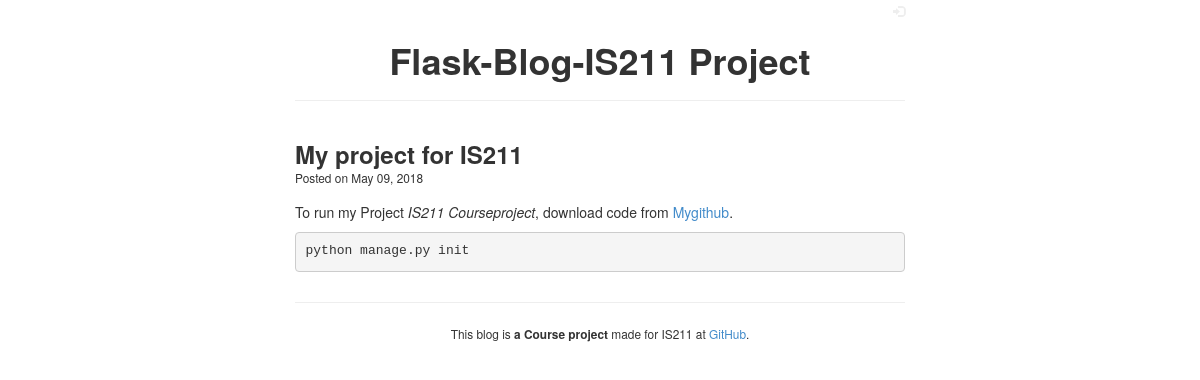
The page /2018/5/9/my-project-for-is211 on the database its author committed.
### app/models.py (models this page shows, shortened)
class Post(db.Model):
    PER_PAGE = 5
    id = db.Column(db.Integer, primary_key=True)
    created = db.Column(db.DateTime, nullable=False)
    updated = db.Column(db.DateTime, nullable=False)
    title = db.Column(db.String(256), nullable=False)
    markup = db.Column(db.String, nullable=False)
    slug = db.Column(db.String, nullable=False, unique=True)
    author_id = db.Column(
        db.Integer,
        db.ForeignKey('user.id'),
        nullable=False,
    )
    visible = db.Column(db.Boolean, default=False)
    @property
    def is_updated(self):
        return self.updated > self.created

### app/views.py (the view)
@app.route('/<path:slug>', methods=['GET', 'POST'])
def detail(slug):
    post = Post.query.filter_by(visible=True, slug=slug) \
                     .first_or_404()
    return render_template('frontend/detail.html', post=post)

### app/__init__.py (called while the page is built)
def date_pretty(value):
    return value.strftime('%B %d, %Y')

def markdown(value):
    extras = ['fenced-code-blocks', 'wiki-tables']
    return Markup(md2(value, extras=extras))

### app/templates/frontend/detail.html
{% extends "frontend/layout.html" %}
{% block content %}
<div class="row">
  <div class="col-lg-12">
    {% from "macro.html" import render_post %}
    {{ render_post(post) }}
  </div>
</div>
{% endblock %}

### app/templates/frontend/layout.html (shortened to what this page needs)
{% extends "base.html" %}
{% block css %}
<link rel="stylesheet" href="{{ url_for('static', filename='css/custom/frontend.css') }}">
{% endblock %}
{% block body %}
<div id="content" class="container">
  <div id="login-icon" class="pull-right">
    <small><a href="{{ url_for('admin.overview') }}"><span class="glyphicon glyphicon-log-in"></span></a></small>
  </div>
  <div class="page-header text-center">
    <h1><strong><a href="{{ url_for('blog') }}">Flask-Blog-IS211 Project</a></strong></h1>
  </div>
  {% block content %}{% endblock %}
  <hr>
  <div class="text-center">
    <p><small>This blog is <strong> a Course project</strong> made for IS211 at <a href="https://github.com/grochin1/IS211_Courseproject">GitHub</a>.</small></p>
  </div>
</div>
{% endblock %}

### app/templates/base.html (shortened to what this page needs)
<!DOCTYPE html>
<html lang="en">
<head>
  <link rel="stylesheet" href="{{ url_for('static', filename='css/bootstrap.min.css') }}">
  {% block css %}{% endblock %}
</head>
<body>
  {% block body %}{% endblock %}
</body>
</html>

### app/templates/macro.html (shortened to what this page needs)
{% macro render_post(post) %}
<div id="post-title">
  <h3><strong><a href="{{ url_for('detail', slug=post.slug) }}">{{ post.title|safe }}</a></strong></h3>
</div>
<div id="post-meta">
  <small>Posted on {{ post.created|date_pretty }}</small>
</div>
<div id="post-markup">
  {{ post.markup|markdown }}
</div>
{% endmacro %}

### app/static/css/custom/frontend.css (style rules this page uses)
#content { margin-bottom: 30px; }
#login-icon a { color: #eee; }
#post-title { margin-bottom: -10px; }
#post-title a { color: #333; }
#post-meta { margin-bottom: 15px; }
.container { width: auto; max-width: 640px; padding: 0 15px; }
.page-header a { color: #333; }

### rows shown on the page
Post: title "My project for IS211", created "May 09, 2018", markup "To run my Project IS211 Courseproject , download code from Mygithub . python manage.py init"
